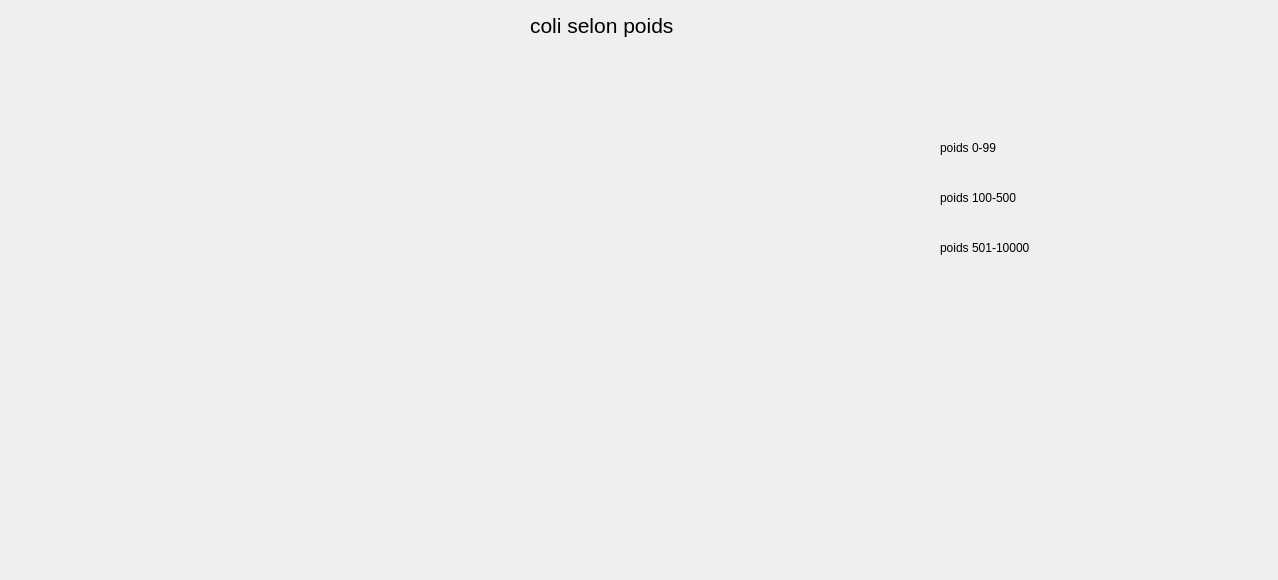
<?xml version="1.0" encoding="UTF-8"?>
<ui version="4.0">
 <class>stattatar</class>
 <widget class="QDialog" name="stattatar">
  <property name="geometry">
   <rect>
    <x>0</x>
    <y>0</y>
    <width>1278</width>
    <height>580</height>
   </rect>
  </property>
  <property name="windowTitle">
   <string>Dialog</string>
  </property>
  <widget class="QLabel" name="label">
   <property name="geometry">
    <rect>
     <x>530</x>
     <y>10</y>
     <width>191</width>
     <height>31</height>
    </rect>
   </property>
   <property name="font">
    <font>
     <pointsize>16</pointsize>
    </font>
   </property>
   <property name="text">
    <string>coli selon poids</string>
   </property>
  </widget>
  <widget class="QLabel" name="label_2">
   <property name="geometry">
    <rect>
     <x>940</x>
     <y>140</y>
     <width>91</width>
     <height>16</height>
    </rect>
   </property>
   <property name="text">
    <string>poids 0-99</string>
   </property>
  </widget>
  <widget class="QLabel" name="label_3">
   <property name="geometry">
    <rect>
     <x>940</x>
     <y>190</y>
     <width>101</width>
     <height>16</height>
    </rect>
   </property>
   <property name="text">
    <string>poids 100-500</string>
   </property>
  </widget>
  <widget class="QLabel" name="label_4">
   <property name="geometry">
    <rect>
     <x>940</x>
     <y>240</y>
     <width>111</width>
     <height>16</height>
    </rect>
   </property>
   <property name="text">
    <string>poids 501-10000</string>
   </property>
  </widget>
 </widget>
 <resources/>
 <connections/>
</ui>
